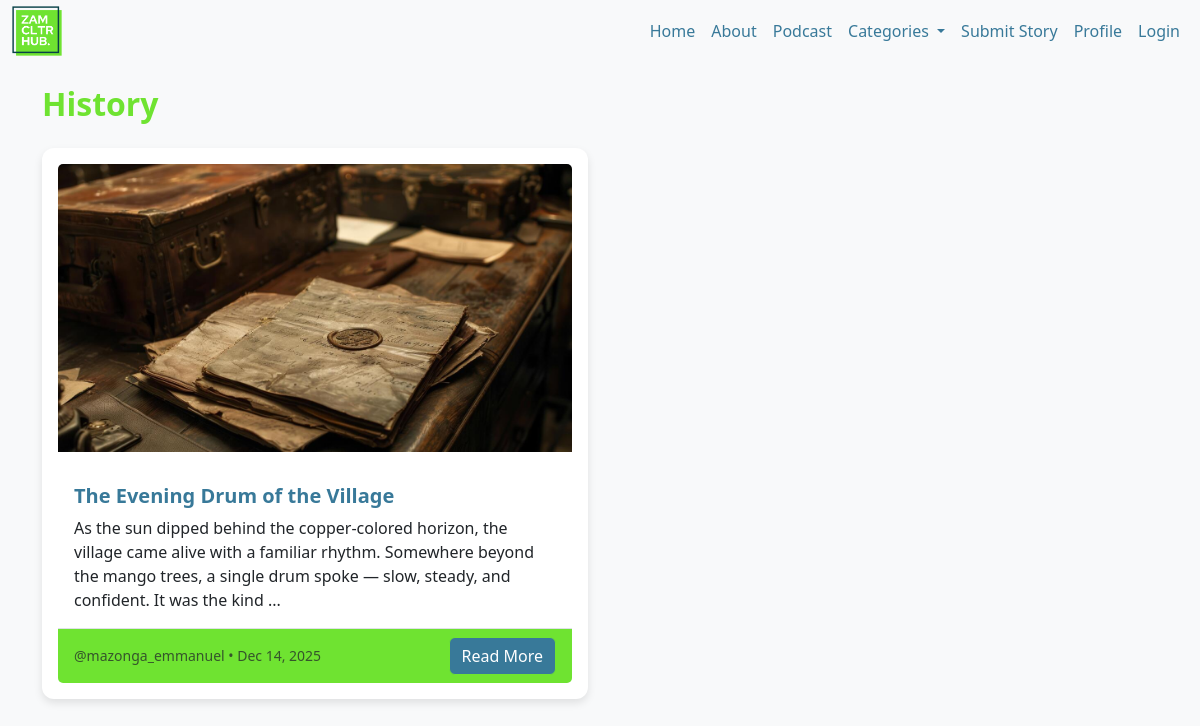
The app's page /category/History with its own data.
### tables this page shows
CREATE TABLE stories (
    id INTEGER PRIMARY KEY AUTOINCREMENT,
    user_id INTEGER,
    title TEXT NOT NULL,
    content TEXT NOT NULL,
    category TEXT,
    image_path TEXT,
    created_at DATETIME DEFAULT CURRENT_TIMESTAMP,
    approved INTEGER DEFAULT 0,
    FOREIGN KEY (user_id) REFERENCES users(id)
);

CREATE TABLE users (
    id INTEGER PRIMARY KEY AUTOINCREMENT,
    username TEXT NOT NULL UNIQUE,
    hash TEXT NOT NULL,
    role TEXT DEFAULT 'user',
    created_at DATETIME DEFAULT CURRENT_TIMESTAMP
);

### app.py (the view)
@app.route("/category/<string:category>")
def category(category):
    stories = db.execute("""
        SELECT stories.*, users.username AS author,
        (SELECT COUNT(*) FROM likes WHERE likes.story_id = stories.id) AS like_count
        FROM stories JOIN users ON stories.user_id = users.id
        WHERE stories.category = ? AND stories.approved = 1
        ORDER BY stories.created_at DESC
        """, category)
    for story in stories:
        story['image_path'] = get_story_image(story)
        if isinstance(story["created_at"], str):
            story["created_at"] = datetime.strptime(story["created_at"], "%Y-%m-%d %H:%M:%S")
    return render_template("category.html", stories=stories, category=category)

### app.py (called while the page is built)
@app.context_processor
def inject_category_counts():
    rows = db.execute("""
        SELECT category, COUNT(*) AS count
        FROM stories
        WHERE approved = 1
        GROUP BY category;
    """)
    category_counts = {row['category']: row['count'] for row in rows}
    return dict(category_counts=category_counts)

def get_story_image(story):
    if story['image_path']:
        return story['image_path']
    category_defaults = {
            'Art': 'images/categories/art_story.jpg',
            'Music': 'images/categories/music_story.jpg',
            'Food': 'images/categories/food_story.jpg',
            'literature': 'images/categories/literature_story.jpg',
            'History': 'images/categories/history_story.jpg',
            'Travel': 'images/categories/travel_story.jpg'
    }
    return category_defaults.get(story['category'], 'images/categories/default_story.jpg')

### templates/category.html (shortened to what this page needs)
{% extends "layout.html" %}
{% block main %}
<h2 class="mb-4">{{ category }}</h2>
{% if stories %}
<diV class="row row-cols-1 row-cols-md-2 g-4">
    {% for story in stories %}
    <div class="col">
        <div class="card h-100">
            <div class="card-body">
                {% if story['image_path'] %}
                <img src="{{ url_for('static', filename=story['image_path']) }}" class="card-img-top mb-3" alt="{{ story['title'] }}">
                {% endif %}
                <div class="card-body">
                    <h5 class="card-title">
                        {{ story['title'] }}
                    </h5>
                    <p class="card-text">
                        {{ story['content'][:200] }}
                        {% if story['content']|length > 200 %}...{% endif %}
                    </p>
                </div>
                <div class="card-footer d-flex justify-content-between align-items-center">
                    <small class="text-muted">
                        {{ story['author'] }} • {{ story.created_at.strftime("%b %d, %Y") }}
                    </small>
                    <a href="{{ url_for('story', story_id=story['id']) }}" class="btn btn-primary" style="background-color: #387999;">
                        Read More
                    </a>
                </div>
            </div>
        </div>
    </div>
    {% endfor %}
</div>
{% else %}
<p>No stories found in this category.</p>
{% endif %}
{% endblock %}

### static/css/styles.css (style rules this page uses)
body { font-family: 'Segoe UI', Tahoma, Geneva, Verdana, sans-serif; background-color: #f8f9fa; color: #387999; }
.card { border: none; border-radius: 0.75rem; box-shadow: 0 4px 8px rgba(0,0,0,0.1); }
.card-title { color: #387999; font-weight: 600; }
.card-footer { background-color: #6fe331; border-top: 1px solid #dee2e6; }
.btn-primary { background-color: #6fe331; border-color: #6fe331; }
h2 { color: #6fe331; font-weight: 600; }
a { text-decoration: none; }

### records on screen
stories: category "History", title "The Evening Drum of the Village", content "As the sun dipped behind the copper-colored horizon, the village came alive with a familiar rhythm. Somewhere beyond the mango trees, a single drum spoke — slow, steady, and confident. It was the kind", author "@mazonga_emmanuel", created_at "Dec 14, 2025"
